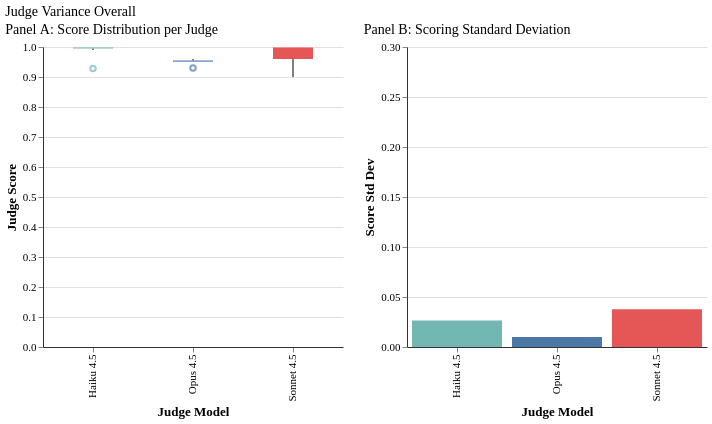

Specify this chart in Vega-Lite:
### Vega-Lite specification from a JSON file in a GitHub repository (floating-point values rounded to 4 significant figures)
{"config": {"font": "serif", "axis": {"labelFontSize": 11, "titleFontSize": 13, "gridColor": "#e0e0e0", "domainColor": "#333333"}, "legend": {"labelFontSize": 11, "titleFontSize": 12}, "title": {"fontSize": 14, "anchor": "start", "fontWeight": "normal"}, "view": {"stroke": null, "continuousWidth": 400, "continuousHeight": 300}, "mark": {"tooltip": true}}, "hconcat": [{"data": {"name": "data-9eb16733327d55e14dad6a9737464b85"}, "mark": {"type": "boxplot", "size": 40}, "encoding": {"color": {"field": "judge_display", "legend": null, "scale": {"domain": ["Haiku 4.5", "Opus 4.5", "Sonnet 4.5"], "range": ["#72B7B2", "#4C78A8", "#E45756"]}, "title": "Judge", "type": "nominal"}, "x": {"field": "judge_display", "sort": ["Haiku 4.5", "Opus 4.5", "Sonnet 4.5"], "title": "Judge Model", "type": "nominal"}, "y": {"field": "judge_score", "scale": {"domain": [0, 1]}, "title": "Judge Score", "type": "quantitative"}}, "title": "Panel A: Score Distribution per Judge", "width": 300}, {"data": {"name": "data-f57c7aa216163704a516b3d8aeb8526c"}, "mark": {"type": "bar"}, "encoding": {"color": {"field": "judge_display", "legend": null, "scale": {"domain": ["Haiku 4.5", "Opus 4.5", "Sonnet 4.5"], "range": ["#72B7B2", "#4C78A8", "#E45756"]}, "type": "nominal"}, "tooltip": [{"field": "judge_display", "title": "Judge", "type": "nominal"}, {"field": "score_std", "format": ".3f", "title": "Std Dev", "type": "quantitative"}], "x": {"field": "judge_display", "sort": ["Haiku 4.5", "Opus 4.5", "Sonnet 4.5"], "title": "Judge Model", "type": "nominal"}, "y": {"field": "score_std", "scale": {"domain": [0, 0.3]}, "title": "Score Std Dev", "type": "quantitative"}}, "title": "Panel B: Scoring Standard Deviation", "width": 300}], "title": "Judge Variance Overall", "$schema": "https://vega.github.io/schema/vega-lite/v6.1.0.json", "datasets": {"data-9eb16733327d55e14dad6a9737464b85": [{"judge_model": "claude-opus-4-5-20251101", "judge_score": 0.96, "judge_display": "Opus 4.5"}, {"judge_model": "claude-sonnet-4-5-20250929", "judge_score": 0.96, "judge_display": "Sonnet 4.5"}, {"judge_model": "claude-haiku-4-5", "judge_score": 1.0, "judge_display": "Haiku 4.5"}, {"judge_model": "claude-opus-4-5-20251101", "judge_score": 0.95, "judge_display": "Opus 4.5"}, {"judge_model": "claude-sonnet-4-5-20250929", "judge_score": 0.96, "judge_display": "Sonnet 4.5"}, {"judge_model": "claude-haiku-4-5", "judge_score": 1.0, "judge_display": "Haiku 4.5"}, {"judge_model": "claude-opus-4-5-20251101", "judge_score": 0.95, "judge_display": "Opus 4.5"}, {"judge_model": "claude-sonnet-4-5-20250929", "judge_score": 1.0, "judge_display": "Sonnet 4.5"}, {"judge_model": "claude-haiku-4-5", "judge_score": 1.0, "judge_display": "Haiku 4.5"}, {"judge_model": "claude-opus-4-5-20251101", "judge_score": 0.96, "judge_display": "Opus 4.5"}, {"judge_model": "claude-sonnet-4-5-20250929", "judge_score": 1.0, "judge_display": "Sonnet 4.5"}, {"judge_model": "claude-haiku-4-5", "judge_score": 0.99, "judge_display": "Haiku 4.5"}, {"judge_model": "claude-opus-4-5-20251101", "judge_score": 0.95, "judge_display": "Opus 4.5"}, {"judge_model": "claude-sonnet-4-5-20250929", "judge_score": 1.0, "judge_display": "Sonnet 4.5"}, {"judge_model": "claude-haiku-4-5", "judge_score": 0.9286, "judge_display": "Haiku 4.5"}, {"judge_model": "claude-opus-4-5-20251101", "judge_score": 0.95, "judge_display": "Opus 4.5"}, {"judge_model": "claude-sonnet-4-5-20250929", "judge_score": 1.0, "judge_display": "Sonnet 4.5"}, {"judge_model": "claude-haiku-4-5", "judge_score": 1.0, "judge_display": "Haiku 4.5"}, {"judge_model": "claude-opus-4-5-20251101", "judge_score": 0.93, "judge_display": "Opus 4.5"}, {"judge_model": "claude-sonnet-4-5-20250929", "judge_score": 0.9, "judge_display": "Sonnet 4.5"}, {"judge_model": "claude-haiku-4-5", "judge_score": 1.0, "judge_display": "Haiku 4.5"}], "data-f57c7aa216163704a516b3d8aeb8526c": [{"judge_display": "Haiku 4.5", "score_std": 0.02662}, {"judge_display": "Opus 4.5", "score_std": 0.01}, {"judge_display": "Sonnet 4.5", "score_std": 0.0378}]}}
